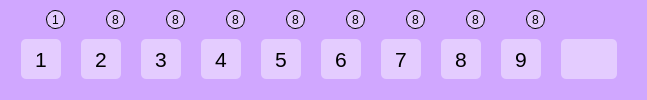
         <widget class="QFrame" name="numbersFrame">
          <property name="sizePolicy">
           <sizepolicy hsizetype="Fixed" vsizetype="Fixed">
            <horstretch>0</horstretch>
            <verstretch>0</verstretch>
           </sizepolicy>
          </property>
          <property name="minimumSize">
           <size>
            <width>647</width>
            <height>68</height>
           </size>
          </property>
          <property name="font">
           <font>
            <stylestrategy>PreferDefault</stylestrategy>
            <kerning>true</kerning>
           </font>
          </property>
          <property name="contextMenuPolicy">
           <enum>Qt::DefaultContextMenu</enum>
          </property>
          <property name="layoutDirection">
           <enum>Qt::LeftToRight</enum>
          </property>
          <property name="styleSheet">
           <string notr="true">QFrame {background-color:#D0A7FF;border-radius:20px}
QPushButton {background-color:#E4CCFF; border-radius:5px;position:relative}
QLabel{border:1 solid;border-radius:9px; background-color:#E4CCFF; margin-left:25px}
</string>
          </property>
          <property name="frameShape">
           <enum>QFrame::StyledPanel</enum>
          </property>
          <property name="frameShadow">
           <enum>QFrame::Raised</enum>
          </property>
          <layout class="QGridLayout" name="gridLayout_11">
           <property name="topMargin">
            <number>0</number>
           </property>
           <property name="verticalSpacing">
            <number>0</number>
           </property>
           <item row="0" column="0">
            <widget class="QLabel" name="remaining_1">
             <property name="sizePolicy">
              <sizepolicy hsizetype="Fixed" vsizetype="Fixed">
               <horstretch>0</horstretch>
               <verstretch>0</verstretch>
              </sizepolicy>
             </property>
             <property name="minimumSize">
              <size>
               <width>44</width>
               <height>19</height>
              </size>
             </property>
             <property name="sizeIncrement">
              <size>
               <width>0</width>
               <height>0</height>
              </size>
             </property>
             <property name="font">
              <font>
               <weight>50</weight>
               <bold>false</bold>
              </font>
             </property>
             <property name="layoutDirection">
              <enum>Qt::LeftToRight</enum>
             </property>
             <property name="styleSheet">
              <string notr="true"/>
             </property>
             <property name="text">
              <string>1</string>
             </property>
             <property name="scaledContents">
              <bool>false</bool>
             </property>
             <property name="alignment">
              <set>Qt::AlignCenter</set>
             </property>
             <property name="wordWrap">
              <bool>false</bool>
             </property>
             <property name="margin">
              <number>0</number>
             </property>
            </widget>
           </item>
           <item row="0" column="1">
            <widget class="QLabel" name="remaining_2">
             <property name="sizePolicy">
              <sizepolicy hsizetype="Fixed" vsizetype="Fixed">
               <horstretch>0</horstretch>
               <verstretch>0</verstretch>
              </sizepolicy>
             </property>
             <property name="minimumSize">
              <size>
               <width>44</width>
               <height>19</height>
              </size>
             </property>
             <property name="text">
              <string>8</string>
             </property>
             <property name="alignment">
              <set>Qt::AlignCenter</set>
             </property>
            </widget>
           </item>
           <item row="0" column="2">
            <widget class="QLabel" name="remaining_3">
             <property name="sizePolicy">
              <sizepolicy hsizetype="Fixed" vsizetype="Fixed">
               <horstretch>0</horstretch>
               <verstretch>0</verstretch>
              </sizepolicy>
             </property>
             <property name="minimumSize">
              <size>
               <width>44</width>
               <height>19</height>
              </size>
             </property>
             <property name="text">
              <string>8</string>
             </property>
             <property name="scaledContents">
              <bool>true</bool>
             </property>
             <property name="alignment">
              <set>Qt::AlignCenter</set>
             </property>
            </widget>
           </item>
           <item row="0" column="3">
            <widget class="QLabel" name="remaining_4">
             <property name="sizePolicy">
              <sizepolicy hsizetype="Fixed" vsizetype="Fixed">
               <horstretch>0</horstretch>
               <verstretch>0</verstretch>
              </sizepolicy>
             </property>
             <property name="minimumSize">
              <size>
               <width>44</width>
               <height>19</height>
              </size>
             </property>
             <property name="text">
              <string>8</string>
             </property>
             <property name="scaledContents">
              <bool>false</bool>
             </property>
             <property name="alignment">
              <set>Qt::AlignCenter</set>
             </property>
             <property name="wordWrap">
              <bool>false</bool>
             </property>
             <property name="margin">
              <number>0</number>
             </property>
             <property name="indent">
              <number>-1</number>
             </property>
            </widget>
           </item>
           <item row="0" column="4">
            <widget class="QLabel" name="remaining_5">
             <property name="sizePolicy">
              <sizepolicy hsizetype="Fixed" vsizetype="Fixed">
               <horstretch>0</horstretch>
               <verstretch>0</verstretch>
              </sizepolicy>
             </property>
             <property name="minimumSize">
              <size>
               <width>44</width>
               <height>19</height>
              </size>
             </property>
             <property name="text">
              <string>8</string>
             </property>
             <property name="alignment">
              <set>Qt::AlignCenter</set>
             </property>
            </widget>
           </item>
           <item row="0" column="5">
            <widget class="QLabel" name="remaining_6">
             <property name="sizePolicy">
              <sizepolicy hsizetype="Fixed" vsizetype="Fixed">
               <horstretch>0</horstretch>
               <verstretch>0</verstretch>
              </sizepolicy>
             </property>
             <property name="minimumSize">
              <size>
               <width>44</width>
               <height>19</height>
              </size>
             </property>
             <property name="text">
              <string>8</string>
             </property>
             <property name="alignment">
              <set>Qt::AlignCenter</set>
             </property>
            </widget>
           </item>
           <item row="0" column="6">
            <widget class="QLabel" name="remaining_7">
             <property name="sizePolicy">
              <sizepolicy hsizetype="Fixed" vsizetype="Fixed">
               <horstretch>0</horstretch>
               <verstretch>0</verstretch>
              </sizepolicy>
             </property>
             <property name="minimumSize">
              <size>
               <width>44</width>
               <height>19</height>
              </size>
             </property>
             <property name="text">
              <string>8</string>
             </property>
             <property name="alignment">
              <set>Qt::AlignCenter</set>
             </property>
            </widget>
           </item>
           <item row="0" column="7">
            <widget class="QLabel" name="remaining_8">
             <property name="sizePolicy">
              <sizepolicy hsizetype="Fixed" vsizetype="Fixed">
               <horstretch>0</horstretch>
               <verstretch>0</verstretch>
              </sizepolicy>
             </property>
             <property name="minimumSize">
              <size>
               <width>44</width>
               <height>19</height>
              </size>
             </property>
             <property name="text">
              <string>8</string>
             </property>
             <property name="alignment">
              <set>Qt::AlignCenter</set>
             </property>
            </widget>
           </item>
           <item row="0" column="8">
            <widget class="QLabel" name="remaining_9">
             <property name="sizePolicy">
              <sizepolicy hsizetype="Fixed" vsizetype="Fixed">
               <horstretch>0</horstretch>
               <verstretch>0</verstretch>
              </sizepolicy>
             </property>
             <property name="minimumSize">
              <size>
               <width>44</width>
               <height>19</height>
              </size>
             </property>
             <property name="layoutDirection">
              <enum>Qt::LeftToRight</enum>
             </property>
             <property name="text">
              <string>8</string>
             </property>
             <property name="scaledContents">
              <bool>false</bool>
             </property>
             <property name="alignment">
              <set>Qt::AlignCenter</set>
             </property>
             <property name="wordWrap">
              <bool>false</bool>
             </property>
            </widget>
           </item>
           <item row="1" column="0">
            <widget class="QPushButton" name="button_nb_1">
             <property name="sizePolicy">
              <sizepolicy hsizetype="Fixed" vsizetype="Fixed">
               <horstretch>0</horstretch>
               <verstretch>0</verstretch>
              </sizepolicy>
             </property>
             <property name="minimumSize">
              <size>
               <width>40</width>
               <height>40</height>
              </size>
             </property>
             <property name="font">
              <font>
               <pointsize>16</pointsize>
              </font>
             </property>
             <property name="cursor">
              <cursorShape>PointingHandCursor</cursorShape>
             </property>
             <property name="autoFillBackground">
              <bool>false</bool>
             </property>
             <property name="text">
              <string>1</string>
             </property>
             <property name="autoDefault">
              <bool>false</bool>
             </property>
             <property name="default">
              <bool>false</bool>
             </property>
             <property name="flat">
              <bool>false</bool>
             </property>
            </widget>
           </item>
           <item row="1" column="1">
            <widget class="QPushButton" name="button_nb_2">
             <property name="sizePolicy">
              <sizepolicy hsizetype="Fixed" vsizetype="Fixed">
               <horstretch>0</horstretch>
               <verstretch>0</verstretch>
              </sizepolicy>
             </property>
             <property name="minimumSize">
              <size>
               <width>40</width>
               <height>40</height>
              </size>
             </property>
             <property name="font">
              <font>
               <pointsize>16</pointsize>
              </font>
             </property>
             <property name="cursor">
              <cursorShape>PointingHandCursor</cursorShape>
             </property>
             <property name="autoFillBackground">
              <bool>false</bool>
             </property>
             <property name="text">
              <string>2</string>
             </property>
             <property name="autoDefault">
              <bool>false</bool>
             </property>
             <property name="default">
              <bool>false</bool>
             </property>
             <property name="flat">
              <bool>false</bool>
             </property>
            </widget>
           </item>
           <item row="1" column="2">
            <widget class="QPushButton" name="button_nb_3">
             <property name="sizePolicy">
              <sizepolicy hsizetype="Fixed" vsizetype="Fixed">
               <horstretch>0</horstretch>
               <verstretch>0</verstretch>
              </sizepolicy>
             </property>
             <property name="minimumSize">
              <size>
               <width>40</width>
               <height>40</height>
              </size>
             </property>
             <property name="font">
              <font>
               <pointsize>16</pointsize>
              </font>
             </property>
             <property name="cursor">
              <cursorShape>PointingHandCursor</cursorShape>
             </property>
             <property name="autoFillBackground">
              <bool>false</bool>
             </property>
             <property name="text">
              <string>3</string>
             </property>
             <property name="autoDefault">
              <bool>false</bool>
             </property>
             <property name="default">
              <bool>false</bool>
             </property>
             <property name="flat">
              <bool>false</bool>
             </property>
            </widget>
           </item>
           <item row="1" column="3">
            <widget class="QPushButton" name="button_nb_4">
             <property name="sizePolicy">
              <sizepolicy hsizetype="Fixed" vsizetype="Fixed">
               <horstretch>0</horstretch>
               <verstretch>0</verstretch>
              </sizepolicy>
             </property>
             <property name="minimumSize">
              <size>
               <width>40</width>
               <height>40</height>
              </size>
             </property>
             <property name="font">
              <font>
               <pointsize>16</pointsize>
              </font>
             </property>
             <property name="cursor">
              <cursorShape>PointingHandCursor</cursorShape>
             </property>
             <property name="autoFillBackground">
              <bool>false</bool>
             </property>
             <property name="text">
              <string>4</string>
             </property>
             <property name="autoDefault">
              <bool>false</bool>
             </property>
             <property name="default">
              <bool>false</bool>
             </property>
             <property name="flat">
              <bool>false</bool>
             </property>
            </widget>
           </item>
           <item row="1" column="4">
            <widget class="QPushButton" name="button_nb_5">
             <property name="sizePolicy">
              <sizepolicy hsizetype="Fixed" vsizetype="Fixed">
               <horstretch>0</horstretch>
               <verstretch>0</verstretch>
              </sizepolicy>
             </property>
             <property name="minimumSize">
              <size>
               <width>40</width>
               <height>40</height>
              </size>
             </property>
             <property name="font">
              <font>
               <pointsize>16</pointsize>
              </font>
             </property>
             <property name="cursor">
              <cursorShape>PointingHandCursor</cursorShape>
             </property>
             <property name="autoFillBackground">
              <bool>false</bool>
             </property>
             <property name="text">
              <string>5</string>
             </property>
             <property name="autoDefault">
              <bool>false</bool>
             </property>
             <property name="default">
              <bool>false</bool>
             </property>
             <property name="flat">
              <bool>false</bool>
             </property>
            </widget>
           </item>
           <item row="1" column="5">
            <widget class="QPushButton" name="button_nb_6">
             <property name="sizePolicy">
              <sizepolicy hsizetype="Fixed" vsizetype="Fixed">
               <horstretch>0</horstretch>
               <verstretch>0</verstretch>
              </sizepolicy>
             </property>
             <property name="minimumSize">
              <size>
               <width>40</width>
               <height>40</height>
              </size>
             </property>
             <property name="font">
              <font>
               <pointsize>16</pointsize>
              </font>
             </property>
             <property name="cursor">
              <cursorShape>PointingHandCursor</cursorShape>
             </property>
             <property name="autoFillBackground">
              <bool>false</bool>
             </property>
             <property name="text">
              <string>6</string>
             </property>
             <property name="autoDefault">
              <bool>false</bool>
             </property>
             <property name="default">
              <bool>false</bool>
             </property>
             <property name="flat">
              <bool>false</bool>
             </property>
            </widget>
           </item>
           <item row="1" column="6">
            <widget class="QPushButton" name="button_nb_7">
             <property name="sizePolicy">
              <sizepolicy hsizetype="Fixed" vsizetype="Fixed">
               <horstretch>0</horstretch>
               <verstretch>0</verstretch>
              </sizepolicy>
             </property>
             <property name="minimumSize">
              <size>
               <width>40</width>
               <height>40</height>
              </size>
             </property>
             <property name="font">
              <font>
               <pointsize>16</pointsize>
              </font>
             </property>
             <property name="cursor">
              <cursorShape>PointingHandCursor</cursorShape>
             </property>
             <property name="autoFillBackground">
              <bool>false</bool>
             </property>
             <property name="text">
              <string>7</string>
             </property>
             <property name="autoDefault">
              <bool>false</bool>
             </property>
             <property name="default">
              <bool>false</bool>
             </property>
             <property name="flat">
              <bool>false</bool>
             </property>
            </widget>
           </item>
           <item row="1" column="7">
            <widget class="QPushButton" name="button_nb_8">
             <property name="sizePolicy">
              <sizepolicy hsizetype="Fixed" vsizetype="Fixed">
               <horstretch>0</horstretch>
               <verstretch>0</verstretch>
              </sizepolicy>
             </property>
             <property name="minimumSize">
              <size>
               <width>40</width>
               <height>40</height>
              </size>
             </property>
             <property name="font">
              <font>
               <pointsize>16</pointsize>
              </font>
             </property>
             <property name="cursor">
              <cursorShape>PointingHandCursor</cursorShape>
             </property>
             <property name="autoFillBackground">
              <bool>false</bool>
             </property>
             <property name="text">
              <string>8</string>
             </property>
             <property name="autoDefault">
              <bool>false</bool>
             </property>
             <property name="default">
              <bool>false</bool>
             </property>
             <property name="flat">
              <bool>false</bool>
             </property>
            </widget>
           </item>
           <item row="1" column="8">
            <widget class="QPushButton" name="button_nb_9">
             <property name="sizePolicy">
              <sizepolicy hsizetype="Fixed" vsizetype="Fixed">
               <horstretch>0</horstretch>
               <verstretch>0</verstretch>
              </sizepolicy>
             </property>
             <property name="minimumSize">
              <size>
               <width>40</width>
               <height>40</height>
              </size>
             </property>
             <property name="font">
              <font>
               <pointsize>16</pointsize>
              </font>
             </property>
             <property name="cursor">
              <cursorShape>PointingHandCursor</cursorShape>
             </property>
             <property name="autoFillBackground">
              <bool>false</bool>
             </property>
             <property name="text">
              <string>9</string>
             </property>
             <property name="autoDefault">
              <bool>false</bool>
             </property>
             <property name="default">
              <bool>false</bool>
             </property>
             <property name="flat">
              <bool>false</bool>
             </property>
            </widget>
           </item>
           <item row="1" column="9">
            <widget class="QPushButton" name="button_delete">
             <property name="sizePolicy">
              <sizepolicy hsizetype="Fixed" vsizetype="Fixed">
               <horstretch>0</horstretch>
               <verstretch>0</verstretch>
              </sizepolicy>
             </property>
             <property name="minimumSize">
              <size>
               <width>40</width>
               <height>40</height>
              </size>
             </property>
             <property name="font">
              <font>
               <pointsize>16</pointsize>
              </font>
             </property>
             <property name="cursor">
              <cursorShape>PointingHandCursor</cursorShape>
             </property>
             <property name="autoFillBackground">
              <bool>false</bool>
             </property>
             <property name="styleSheet">
              <string notr="true">QIcon{color:rgb(46, 194, 126)}</string>
             </property>
             <property name="text">
              <string/>
             </property>
             <property name="icon">
              <iconset resource="resources.qrc">
               <normaloff>:/images/backspace.png</normaloff>:/images/backspace.png</iconset>
             </property>
             <property name="autoDefault">
              <bool>false</bool>
             </property>
             <property name="default">
              <bool>false</bool>
             </property>
             <property name="flat">
              <bool>false</bool>
             </property>
            </widget>
           </item>
          </layout>
         </widget>
